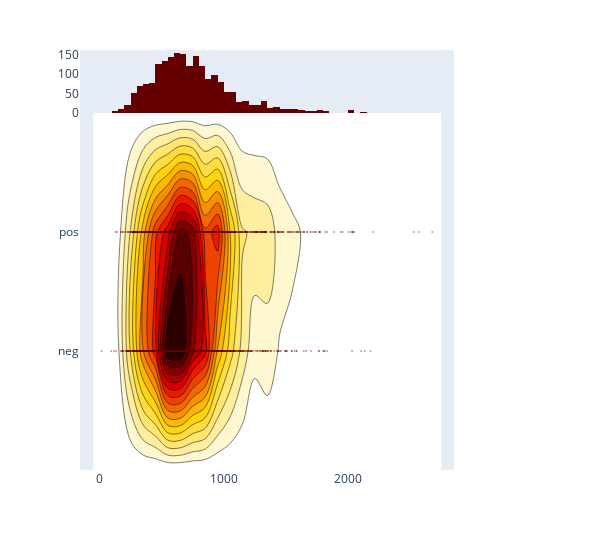

Notebook cell for this chart:
### Code cell
def two_d_jointplot(df):
    """
    Computation of a 2D density joint-plot of sentiment polarity vs length
    @df: dataframe passed
    """
    trace1 = go.Scatter(
        x=df['num_of_words'], y=df['Score'], mode='markers', name='points',
        marker=dict(color='rgb(102,0,0)', size=2, opacity=0.4))

    trace2 = go.Histogram2dContour(
        x=df['num_of_words'], y=df['Score'], name='density', ncontours=20,
        colorscale='Hot', reversescale=True, showscale=False)

    trace3 = go.Histogram(
        x=df['num_of_words'], name='Length of review density',
        marker=dict(color='rgb(102,0,0)'),
        yaxis='y2')

    trace4 = go.Histogram(
        y=df['Score'], name='Sentiment Polarity density', marker=dict(color='rgb(102,0,0)'),
        xaxis='x2')

    data = [trace1, trace2, trace3]

    layout = go.Layout(
        showlegend=False,
        autosize=False,
        width=600,
        height=550,
        xaxis=dict(
            domain=[0, 0.85],
            showgrid=False,
            zeroline=False
        ),
        yaxis=dict(
            domain=[0, 0.85],
            showgrid=False,
            zeroline=False
        ),
        margin=dict(
            t=50
        ),
        hovermode='closest',
        bargap=0,
        xaxis2=dict(
            domain=[0.85, 1],
            showgrid=False,
            zeroline=False
        ),
        yaxis2=dict(
            domain=[0.85, 1],
            showgrid=False,
            zeroline=False
        )
    )

    fig = go.Figure(data=data, layout=layout)
    iplot(fig, filename='2dhistogram-2d-density-plot-subplots')
    
two_d_jointplot(df)

### Figure 1 — Plotly figure (JSON) as saved in the notebook; plotly's stock layout.template omitted (floating-point values rounded to 4 significant figures; data arrays with more than 128 entries replaced by an {"elided": "..."} marker saying what was removed)
{"data": [{"marker": {"color": "rgb(102,0,0)", "opacity": 0.4, "size": 2}, "mode": "markers", "name": "points", "type": "scatter", "x": {"elided": "2000 int values"}, "y": {"elided": "2000 str values"}}, {"colorscale": [[0, "rgb(0,0,0)"], [0.3333, "rgb(230,0,0)"], [0.6667, "rgb(255,210,0)"], [1, "rgb(255,255,255)"]], "name": "density", "ncontours": 20, "reversescale": true, "showscale": false, "type": "histogram2dcontour", "x": {"elided": "2000 int values"}, "y": {"elided": "2000 str values"}}, {"marker": {"color": "rgb(102,0,0)"}, "name": "Length of review density", "type": "histogram", "x": {"elided": "2000 int values"}, "yaxis": "y2"}], "layout": {"autosize": false, "bargap": 0, "height": 550, "hovermode": "closest", "margin": {"t": 50}, "showlegend": false, "width": 600, "xaxis": {"domain": [0, 0.85], "showgrid": false, "zeroline": false}, "xaxis2": {"domain": [0.85, 1], "showgrid": false, "zeroline": false}, "yaxis": {"domain": [0, 0.85], "showgrid": false, "zeroline": false}, "yaxis2": {"domain": [0.85, 1], "showgrid": false, "zeroline": false}}}
